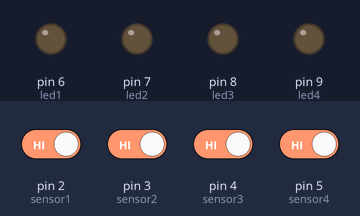
This sketch was run on a simulated Arduino Uno, built with avr-gcc and run on an emulated ATmega328P. On the bench: output pins drawn as LEDs (lit = HIGH). The test bench sets the inputs (shaded band); at power-on: pin 2 (sensor1), pin 3 (sensor2), pin 4 (sensor3), pin 5 (sensor4) HIGH.

Above: at 1.2 s.
1.3 s: pin 2 (sensor1) driven LOW
At 1.9 s:
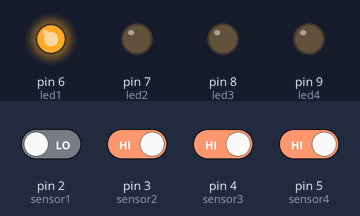
2.8 s: pin 3 (sensor2) driven LOW
At 3.1 s:
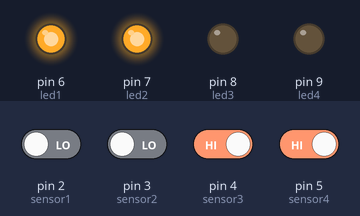
4.3 s: pin 4 (sensor3) driven LOW
At 5.4 s:
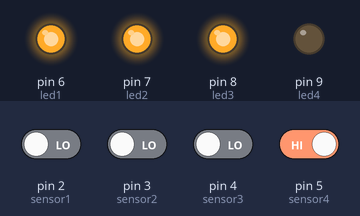
5.8 s: pin 5 (sensor4) driven LOW
At 6.5 s:
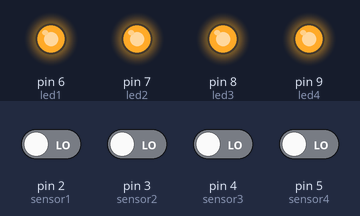
Timing chart, 0 to 8.3 s (numbered marks = the images above; inputs shaded):
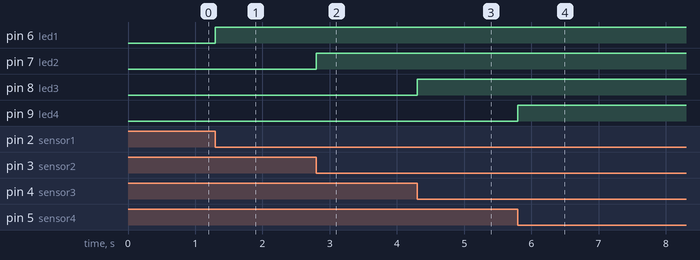

Measured:
- after the input at 1.3 s, pin 6 (led1): LOW → HIGH at once
- after the input at 2.8 s, pin 7 (led2): LOW → HIGH at once
- after the input at 4.3 s, pin 8 (led3): LOW → HIGH at once
- after the input at 5.8 s, pin 9 (led4): LOW → HIGH at once

The sketch:

multiplesensors.ino
```cpp
int sensor1 = 2;
int sensor2 = 3;
int sensor3 = 4;
int sensor4 = 5;
int led1 = 6;
int led2 = 7;
int led3 = 8;
int led4 = 9;
int sv1, sv2, sv3, sv4,t1,t2,t3,t4;
void setup() {
 pinMode(sensor1, INPUT_PULLUP);
 pinMode(sensor2, INPUT_PULLUP);
 pinMode(sensor3, INPUT_PULLUP);
 pinMode(sensor4, INPUT_PULLUP);
 pinMode(led1, OUTPUT);
 pinMode(led2, OUTPUT);
 pinMode(led3, OUTPUT);
 pinMode(led4, OUTPUT);
 digitalWrite(led1, LOW);
 digitalWrite(led2, LOW);
 digitalWrite(led3, LOW);
 digitalWrite(led4, LOW);

}
void loop() {
  sv1 = digitalRead(sensor1);
  sv2 = digitalRead(sensor2);
  sv3 = digitalRead(sensor3);
  sv4 = digitalRead(sensor4);

    if(sv1 == 0)
    {
      digitalWrite(led1, HIGH);
      t1 = millis();
    }
    if(sv2 == 0)
    {
      digitalWrite(led2, HIGH);
      t2 = millis();
    }
    if(sv3 == 0)
    {
      digitalWrite(led3, HIGH);
      t3 = millis();
    }
    if(sv4 == 0)
    {
      digitalWrite(led4, HIGH);
      t4 = millis();
    }
    if( sv1 == 1 && millis()-t1>10000)
    {
      digitalWrite(led1, LOW);
      t1 = 0;
    }
    if( sv2 == 1 && millis()-t2>10000)
    {
      digitalWrite(led2, LOW);
      t2 = 0;
    }
    if( sv3 == 1 && millis()-t3>10000)
    {
      digitalWrite(led3, LOW);
      t3 = 0;
    }
    if( sv4 == 1 && millis()-t4>10000)
    {
      digitalWrite(led4, LOW);
      t4 = 0;
    }

}
```
